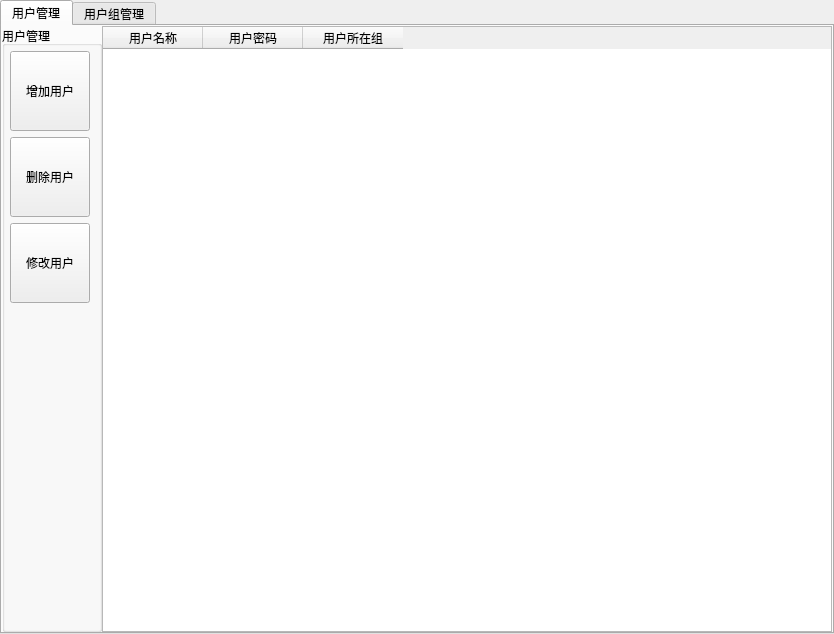
<?xml version="1.0" encoding="UTF-8"?>
<ui version="4.0">
 <class>UserConfig</class>
 <widget class="QWidget" name="UserConfig">
  <property name="geometry">
   <rect>
    <x>0</x>
    <y>0</y>
    <width>834</width>
    <height>634</height>
   </rect>
  </property>
  <property name="windowTitle">
   <string>Form</string>
  </property>
  <layout class="QGridLayout" name="gridLayout_6">
   <property name="margin">
    <number>0</number>
   </property>
   <item row="0" column="0">
    <widget class="QTabWidget" name="tabWidget">
     <property name="currentIndex">
      <number>0</number>
     </property>
     <widget class="QWidget" name="tab">
      <attribute name="title">
       <string>用户管理</string>
      </attribute>
      <layout class="QGridLayout" name="gridLayout_4">
       <property name="margin">
        <number>0</number>
       </property>
       <property name="spacing">
        <number>0</number>
       </property>
       <item row="0" column="1">
        <widget class="QTableWidget" name="userTableWidget">
         <property name="styleSheet">
          <string notr="true"/>
         </property>
         <column>
          <property name="text">
           <string>用户名称</string>
          </property>
         </column>
         <column>
          <property name="text">
           <string>用户密码</string>
          </property>
         </column>
         <column>
          <property name="text">
           <string>用户所在组</string>
          </property>
         </column>
        </widget>
       </item>
       <item row="0" column="0">
        <widget class="QGroupBox" name="groupBox">
         <property name="maximumSize">
          <size>
           <width>100</width>
           <height>16777215</height>
          </size>
         </property>
         <property name="title">
          <string>用户管理</string>
         </property>
         <layout class="QVBoxLayout" name="verticalLayout">
          <property name="margin">
           <number>5</number>
          </property>
          <item>
           <widget class="QPushButton" name="addUserButton">
            <property name="sizePolicy">
             <sizepolicy hsizetype="Expanding" vsizetype="Expanding">
              <horstretch>0</horstretch>
              <verstretch>0</verstretch>
             </sizepolicy>
            </property>
            <property name="maximumSize">
             <size>
              <width>80</width>
              <height>80</height>
             </size>
            </property>
            <property name="text">
             <string>增加用户</string>
            </property>
           </widget>
          </item>
          <item>
           <widget class="QPushButton" name="deleteUserButton">
            <property name="sizePolicy">
             <sizepolicy hsizetype="Expanding" vsizetype="Expanding">
              <horstretch>0</horstretch>
              <verstretch>0</verstretch>
             </sizepolicy>
            </property>
            <property name="maximumSize">
             <size>
              <width>80</width>
              <height>80</height>
             </size>
            </property>
            <property name="text">
             <string>删除用户</string>
            </property>
           </widget>
          </item>
          <item>
           <widget class="QPushButton" name="modifyUserButton">
            <property name="sizePolicy">
             <sizepolicy hsizetype="Expanding" vsizetype="Expanding">
              <horstretch>0</horstretch>
              <verstretch>0</verstretch>
             </sizepolicy>
            </property>
            <property name="maximumSize">
             <size>
              <width>80</width>
              <height>80</height>
             </size>
            </property>
            <property name="text">
             <string>修改用户</string>
            </property>
           </widget>
          </item>
          <item>
           <spacer name="verticalSpacer">
            <property name="orientation">
             <enum>Qt::Vertical</enum>
            </property>
            <property name="sizeHint" stdset="0">
             <size>
              <width>20</width>
              <height>40</height>
             </size>
            </property>
           </spacer>
          </item>
         </layout>
        </widget>
       </item>
      </layout>
     </widget>
     <widget class="QWidget" name="tab_UserGroup">
      <attribute name="title">
       <string>用户组管理</string>
      </attribute>
      <layout class="QGridLayout" name="gridLayout_2" columnstretch="1,7">
       <property name="margin">
        <number>0</number>
       </property>
       <item row="0" column="0">
        <layout class="QVBoxLayout" name="verticalLayout_4">
         <item>
          <widget class="QGroupBox" name="groupBox_2">
           <property name="maximumSize">
            <size>
             <width>100</width>
             <height>200</height>
            </size>
           </property>
           <property name="title">
            <string>用户组管理</string>
           </property>
           <layout class="QVBoxLayout" name="verticalLayout_3">
            <item>
             <widget class="QPushButton" name="addGroupButton">
              <property name="sizePolicy">
               <sizepolicy hsizetype="Expanding" vsizetype="Expanding">
                <horstretch>0</horstretch>
                <verstretch>0</verstretch>
               </sizepolicy>
              </property>
              <property name="minimumSize">
               <size>
                <width>80</width>
                <height>80</height>
               </size>
              </property>
              <property name="maximumSize">
               <size>
                <width>80</width>
                <height>80</height>
               </size>
              </property>
              <property name="text">
               <string>新建用户组</string>
              </property>
             </widget>
            </item>
            <item>
             <widget class="QPushButton" name="deleteGroupButton">
              <property name="sizePolicy">
               <sizepolicy hsizetype="Expanding" vsizetype="Expanding">
                <horstretch>0</horstretch>
                <verstretch>0</verstretch>
               </sizepolicy>
              </property>
              <property name="minimumSize">
               <size>
                <width>80</width>
                <height>80</height>
               </size>
              </property>
              <property name="maximumSize">
               <size>
                <width>80</width>
                <height>80</height>
               </size>
              </property>
              <property name="text">
               <string>删除用户组</string>
              </property>
             </widget>
            </item>
           </layout>
          </widget>
         </item>
         <item>
          <widget class="QGroupBox" name="groupBox_UserGroup">
           <property name="sizePolicy">
            <sizepolicy hsizetype="Expanding" vsizetype="Expanding">
             <horstretch>0</horstretch>
             <verstretch>0</verstretch>
            </sizepolicy>
           </property>
           <property name="maximumSize">
            <size>
             <width>100</width>
             <height>16777215</height>
            </size>
           </property>
           <property name="title">
            <string>用户组</string>
           </property>
           <property name="alignment">
            <set>Qt::AlignLeading|Qt::AlignLeft|Qt::AlignVCenter</set>
           </property>
           <layout class="QVBoxLayout" name="verticalLayout_2"/>
          </widget>
         </item>
        </layout>
       </item>
       <item row="0" column="1">
        <widget class="QGroupBox" name="rightGroupBox">
         <property name="title">
          <string>GroupBox</string>
         </property>
         <layout class="QGridLayout" name="gridLayout">
          <property name="leftMargin">
           <number>0</number>
          </property>
          <property name="topMargin">
           <number>10</number>
          </property>
          <property name="rightMargin">
           <number>0</number>
          </property>
          <property name="bottomMargin">
           <number>0</number>
          </property>
          <item row="0" column="0">
           <widget class="QScrollArea" name="rightScrollArea">
            <property name="widgetResizable">
             <bool>true</bool>
            </property>
            <widget class="QWidget" name="scrollAreaWidgetContents">
             <property name="geometry">
              <rect>
               <x>0</x>
               <y>0</y>
               <width>711</width>
               <height>571</height>
              </rect>
             </property>
             <layout class="QGridLayout" name="rightGridLayout">
              <property name="margin">
               <number>0</number>
              </property>
              <property name="spacing">
               <number>0</number>
              </property>
             </layout>
            </widget>
           </widget>
          </item>
         </layout>
        </widget>
       </item>
      </layout>
     </widget>
    </widget>
   </item>
  </layout>
 </widget>
 <resources/>
 <connections/>
</ui>
